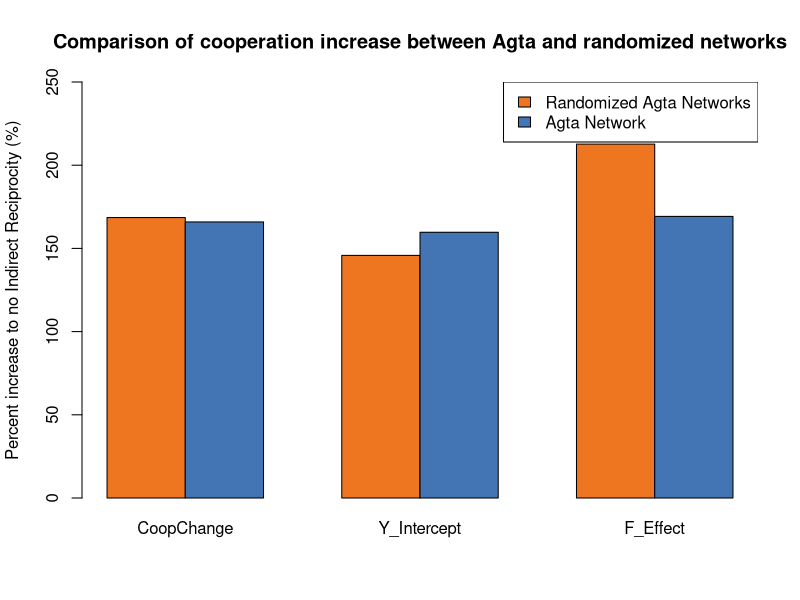

Write the R code that produced this figure.

coopAg <- c(0.261, 0.433)
FAg <- c(0.0001668778,0.0002824168)
YAg <- c(0.2426334,0.3874734)

coopRan <- c(0.159,0.268)
FRan <- c(0.0002768,0.0005887)
YRan <- c(0.169,0.2464)


bardata <- as.matrix(data.frame(CoopChange = c(168.55,165.9),
                                Y_Intercept=c(145.8,159.7),
                                F_Effect=c(212.68,169.23)))
rownames(bardata) <- c("Randomized Agta Networks", "Agta Network")

barplot(bardata, col = c("chocolate2", "#4374B3"),
        beside = TRUE, ylab = "Percent increase to no Indirect Reciprocity (%)",ylim=c(0,250),
        main="Comparison of cooperation increase between Agta and randomized networks")
legend("topright",
       legend=c("Randomized Agta Networks", "Agta Network"),
       fill = c("chocolate2", "#4374B3"))
